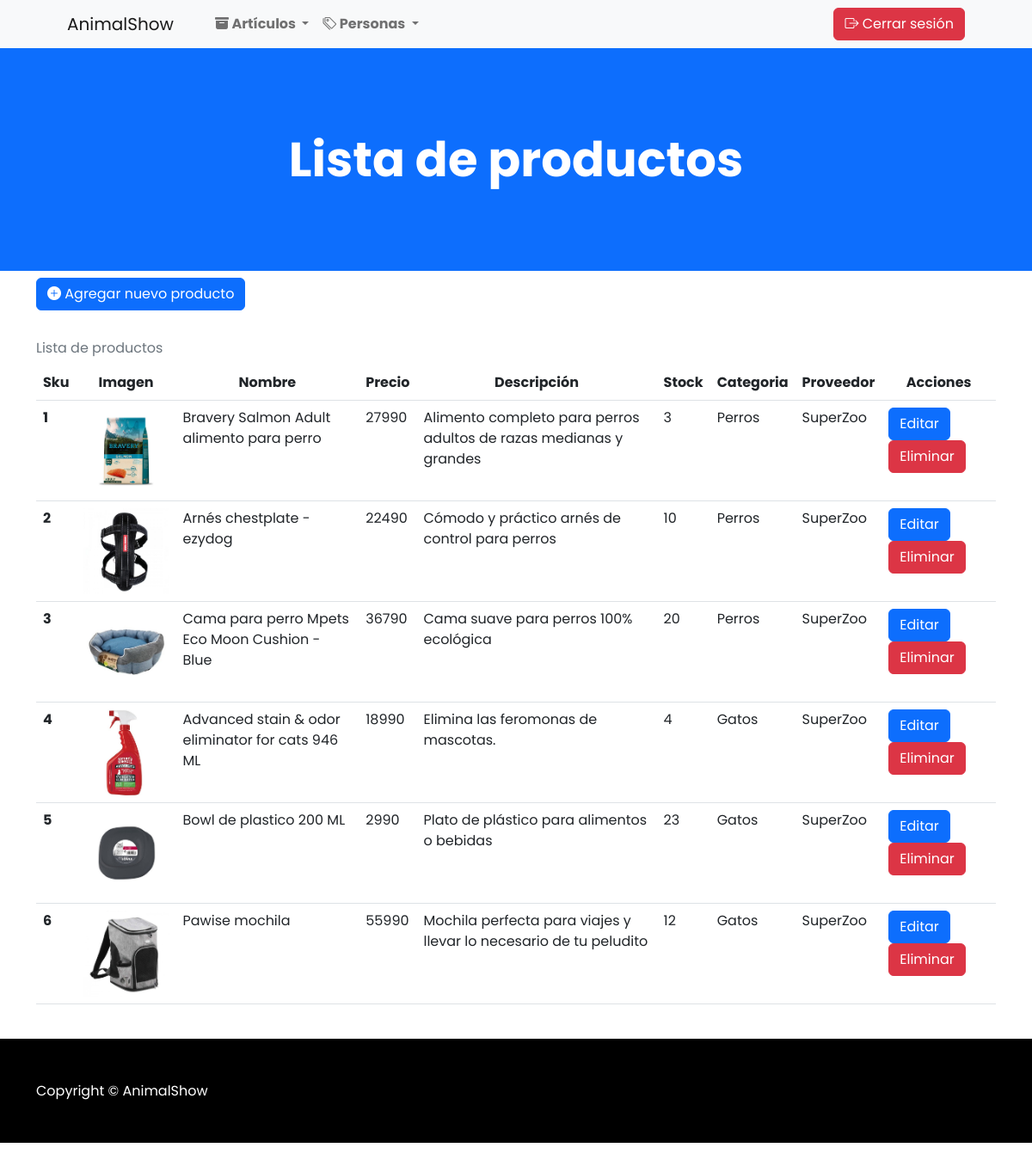
Screenshot of /lista with the database file from the repository.
### apps/Shopanimal/models.py (models this page shows, shortened)
class Producto(models.Model):
    sku = models.IntegerField(primary_key=True)
    nombre = models.CharField(max_length=50)
    precio = models.IntegerField()
    descripcion = models.CharField(max_length=200)
    stock = models.IntegerField()
    id_categoria = models.ForeignKey(Categoria, on_delete=models.CASCADE)
    id_proveedor = models.ForeignKey(Proveedor, on_delete=models.CASCADE)
    imagen = models.ImageField(upload_to='imagenesProducto')

class Categoria(models.Model):
    id_categoria = models.IntegerField(primary_key=True)
    nombre_categoria = models.CharField(max_length=100)
    descripcion = models.CharField(max_length=100)
    def __str__(self):
        txt = "{0}"
        return txt.format(self.nombre_categoria)

class Proveedor(models.Model):
    id_proveedor = models.IntegerField(primary_key=True)
    nombre_proveedor = models.CharField(max_length=100)
    email = models.CharField(max_length=100)
    telefono = models.CharField(max_length=50)
    ciudad = models.CharField(max_length=100)
    def __str__(self):
        txt = "{0}"
        return txt.format(self.nombre_proveedor)

### apps/Shopanimal/views.py (the view)
# urls.py: path('lista', views.cargarListaProdAdministrador),
def cargarListaProdAdministrador(request):
    categorias = Categoria.objects.all()
    proveedores = Proveedor.objects.all()
    productos = Producto.objects.all()
    return render(request, "productos_admin.html", {"cate": categorias, "prove": proveedores, "prod": productos})

### apps/Shopanimal/templates/productos_admin.html (shortened to what this page needs)
{% extends './baseAdmin.html' %} {% load static %} {% block head %}
<link rel="stylesheet" href="{% static 'css/style.css' %}" />
<link
  rel="stylesheet"
  href="https://cdn.datatables.net/1.13.4/css/dataTables.bootstrap5.min.css"
/>
{% endblock %} {% block body %}
<header class="bg-primary py-5">
  <div class="container px-4 px-lg-5 my-5">
    <div class="text-center text-white">
      <h1 class="display-4 fw-bolder">Lista de productos</h1>
    </div>
  </div>
</header>
<div class="container">
  <a href="/agregarproducto" class="btn btn-primary mt-2"
    ><i class="bi bi-plus-circle-fill"></i> Agregar nuevo producto</a
  >
</div>
<div class="container mt-4 mb-4">
  <div class="row">
    <div class="col-sm-12 col-md-12 col-lg-12 col-xl-12">
      <div class="table-responsive">
        <table class="table caption-top">
          <caption>
            Lista de productos
          </caption>
          <thead>
            <tr>
              <th class="centered" scope="col">Sku</th>
              <th class="centered" scope="col">Imagen</th>
              <th class="centered" scope="col">Nombre</th>
              <th class="centered" scope="col">Precio</th>
              <th class="centered" scope="col">Descripción</th>
              <th class="centered" scope="col">Stock</th>
              <th class="centered" scope="col">Categoria</th>
              <th class="centered" scope="col">Proveedor</th>
              <th class="centered" scope="col">Acciones</th>
            </tr>
          </thead>
          <tbody>
            {% for p in prod %}
            <tr>
              <th scope="row">{{p.sku}}</th>
              <td><img src="{{p.imagen.url}}" height="100" /></td>
              <td>{{p.nombre}}</td>
              <td>{{p.precio}}</td>
              <td>{{p.descripcion}}</td>
              <td>{{p.stock}}</td>
              <td>{{p.id_categoria}}</td>
              <td>{{p.id_proveedor}}</td>
              <td>
                <a href="/editarProducto/{{p.sku}}" class="btn btn-primary"
                  >Editar</a
                >
                <a href="/eliminarProducto/{{p.sku}}" class="btn btn-danger"
                  >Eliminar</a
                >
              </td>
            </tr>
            {% endfor %}
          </tbody>
        </table>
      </div>
    </div>
  </div>
</div>
 {% endblock %}

### rows the page displays
Producto: sku "1", imagen (picture), nombre "Bravery Salmon Adult alimento para perro", precio "27990", descripcion "Alimento completo para perros adultos de razas medianas y grandes", stock "3", id_categoria "Perros", id_proveedor "SuperZoo"
Producto: sku "2", imagen (picture), nombre "Arnés chestplate - ezydog", precio "22490", descripcion "Cómodo y práctico arnés de control para perros", stock "10", id_categoria "Perros", id_proveedor "SuperZoo"
Producto: sku "3", imagen (picture), nombre "Cama para perro Mpets Eco Moon Cushion - Blue", precio "36790", descripcion "Cama suave para perros 100% ecológica", stock "20", id_categoria "Perros", id_proveedor "SuperZoo"
Producto: sku "4", imagen (picture), nombre "Advanced stain & odor eliminator for cats 946 ML", precio "18990", descripcion "Elimina las feromonas de mascotas.", stock "4", id_categoria "Gatos", id_proveedor "SuperZoo"
Producto: sku "5", imagen (picture), nombre "Bowl de plastico 200 ML", precio "2990", descripcion "Plato de plástico para alimentos o bebidas", stock "23", id_categoria "Gatos", id_proveedor "SuperZoo"
Producto: sku "6", imagen (picture), nombre "Pawise mochila", precio "55990", descripcion "Mochila perfecta para viajes y llevar lo necesario de tu peludito", stock "12", id_categoria "Gatos", id_proveedor "SuperZoo"
